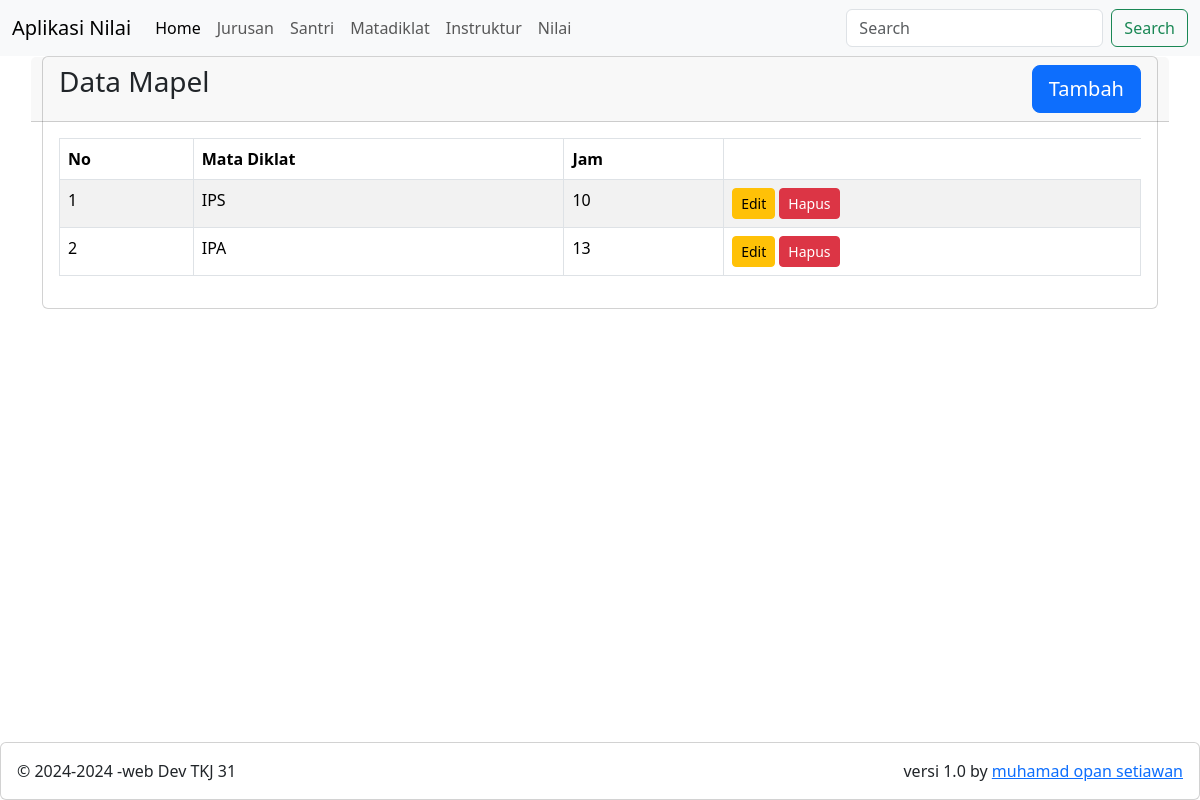
Page /?m=mapel on the committed database.
### tables this page shows
CREATE TABLE `subjects` (
  `id` int(11) NOT NULL,
  `subject` varchar(75) NOT NULL,
  `hours` int(11) NOT NULL
);

### mapel/view.php (the view)
<div class="row">
     <div class="col-12">
         <div class="card">
             <div class="card-header row">
                 <div class="card-title h3 col-8">Data Mapel</div>
                 <div class="col-4">
                     <a href="?m=mapel&s=add" class="btn btn-lg btn-primary float-end">Tambah</a>
                 </div>
             </div>
             <div class="card-body">
                 <table class="table table-bordered table-striped table-hover">
                     <thead>
                         <tr>
                             <th>No</th>
                             <th>Mata Diklat</th>
                             <th>Jam</th>
                         </tr>
                     </thead>
                     <tbody>
                         <?php
                            include_once('config.php');
                            $sql = "SELECT * FROM subjects";
                            $result = mysqli_query($con, $sql);
                            if (mysqli_num_rows($result)) {
                                $no = 1;
                                while ($r = mysqli_fetch_assoc($result)) {
                                    echo '<tr>
                                    <td>' . $no . '</td>
                                    <td>' . $r['subject'] . '</td>
                                    <td>' . $r['hours'] . '</td>
                                    <td>
                                        <a href="?m=mapel&s=edit&id=' . $r['id'] . '" class="btn btn-lg btn-warning btn-sm">Edit</a>
                                        <a href="?m=mapel&s=delete&id=' . $r['id'] . '" class="btn btn-lg btn-danger btn-sm" onclick="return confirm(\'Seriussan..!? Oalahhh, yaudah. Tapi, Menghapus mapel akan menghilangkan semua data mapel pada mapel tersebut.\')">Hapus</a>
                                    </td>
                                </tr>';
                                    $no++;
                                }
                            } else {
                                echo '<tr>
                                    <td colspan="8" align="center">Data Kosong</td>
                                </tr>';
                            }
                            ?>
                     </tbody>
                 </table>
             </div>
         </div>
     </div>
 </div>
 </div>

### rows in the picture
subjects: subject "IPS", hours "10"
subjects: subject "IPA", hours "13"
